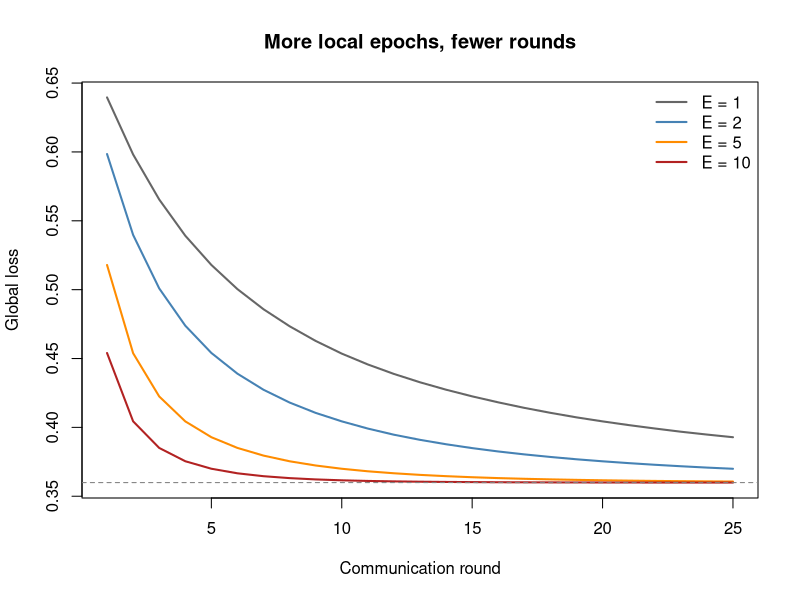

Generate this figure with R:
## ---- chunk 1
#| include: false
suppressPackageStartupMessages(library(tidyverse))
## ---- chunk 2
set.seed(1301)

sigmoid <- function(z) 1 / (1 + exp(-z))

# Negative log-likelihood (mean over rows) for logistic regression.
logistic_loss <- function(w, X, y) {
  p <- sigmoid(as.vector(X %*% w))
  eps <- 1e-12
  -mean(y * log(p + eps) + (1 - y) * log(1 - p + eps))
}

# Gradient of the mean loss with respect to w.
logistic_grad <- function(w, X, y) {
  p <- sigmoid(as.vector(X %*% w))
  as.vector(t(X) %*% (p - y)) / nrow(X)
}

# Synthetic population: d features plus an intercept column.
N <- 6000
d <- 4
X_raw <- matrix(rnorm(N * d), nrow = N, ncol = d)
X <- cbind(1, X_raw)                      # first column is the intercept
w_true <- c(-0.5, 1.5, -2.0, 0.8, 1.2)    # ground-truth coefficients
prob <- sigmoid(as.vector(X %*% w_true))
y <- rbinom(N, size = 1, prob = prob)

dim(X)
mean(y)
## ---- chunk 3
K <- 10  # number of clients

# IID: random assignment of every row to one of K clients.
iid_assignment <- sample(rep(seq_len(K), length.out = N))

# Non-IID: sort by label, then hand out contiguous blocks so label mix is skewed.
ord <- order(y)
noniid_assignment <- integer(N)
noniid_assignment[ord] <- rep(seq_len(K), length.out = N)

split_by_client <- function(assignment) {
  lapply(seq_len(K), function(k) which(assignment == k))
}

iid_clients    <- split_by_client(iid_assignment)
noniid_clients <- split_by_client(noniid_assignment)

# Confirm the label skew: fraction of positives held by each client.
iid_pos    <- sapply(iid_clients,    function(idx) mean(y[idx]))
noniid_pos <- sapply(noniid_clients, function(idx) mean(y[idx]))
round(rbind(IID = iid_pos, nonIID = noniid_pos), 3)
## ---- chunk 4
# One client's local training: E epochs of mini-batch SGD, starting from w0.
local_update <- function(w0, X, y, E, eta, batch_size) {
  w <- w0
  n <- nrow(X)
  for (epoch in seq_len(E)) {
    perm <- sample(n)
    for (start in seq(1, n, by = batch_size)) {
      idx <- perm[start:min(start + batch_size - 1, n)]
      w <- w - eta * logistic_grad(w, X[idx, , drop = FALSE], y[idx])
    }
  }
  w
}

# Full FedAvg with client sampling. Each round a fraction `frac` of the K
# clients is selected; only their data-weighted average forms the new model.
# frac = 1 means every client participates every round.
fedavg <- function(clients, X, y, rounds, E, eta, batch_size, frac = 1) {
  w_global <- rep(0, ncol(X))
  K <- length(clients)
  m <- max(1, round(frac * K))            # clients sampled per round
  loss_hist <- numeric(rounds)
  for (t in seq_len(rounds)) {
    S   <- sample(K, m)                    # this round's participants
    sub <- clients[S]
    n_k <- sapply(sub, length)
    updates <- lapply(sub, function(idx) {
      local_update(w_global, X[idx, , drop = FALSE], y[idx], E, eta, batch_size)
    })
    # Data-weighted average of the participating clients' parameter vectors.
    W <- do.call(cbind, updates)           # d x m matrix of updates
    w_global <- as.vector(W %*% (n_k / sum(n_k)))
    loss_hist[t] <- logistic_loss(w_global, X, y)
  }
  list(w = w_global, loss = loss_hist)
}

# Centralized baseline: full-batch gradient descent on the pooled data.
centralized <- function(X, y, steps, eta) {
  w <- rep(0, ncol(X))
  loss_hist <- numeric(steps)
  for (t in seq_len(steps)) {
    w <- w - eta * logistic_grad(w, X, y)
    loss_hist[t] <- logistic_loss(w, X, y)
  }
  list(w = w, loss = loss_hist)
}
## ---- chunk 5
rounds     <- 40
E          <- 3
eta        <- 0.5
batch_size <- 16
frac       <- 0.2  # fraction of clients sampled each round

fed_iid    <- fedavg(iid_clients,    X, y, rounds, E, eta, batch_size, frac)
fed_noniid <- fedavg(noniid_clients, X, y, rounds, E, eta, batch_size, frac)
cen        <- centralized(X, y, steps = rounds, eta = eta)

# The loss achievable by fitting glm on the pooled data is the practical floor.
glm_fit  <- glm(y ~ X_raw, family = binomial())
glm_loss <- logistic_loss(coef(glm_fit), X, y)

round(c(FedAvg_IID    = tail(fed_iid$loss, 1),
        FedAvg_nonIID = tail(fed_noniid$loss, 1),
        Centralized   = tail(cen$loss, 1),
        glm_optimum   = glm_loss), 4)
## ---- chunk 6
# Use a smaller learning rate and larger batches here so that a single local
# epoch is not already enough to converge; this lets the value of E show.
E_grid <- c(1, 2, 5, 10)
cols   <- c("grey40", "steelblue", "darkorange", "firebrick")
runs_E <- lapply(E_grid, function(e)
  fedavg(iid_clients, X, y, rounds = 25, E = e, eta = 0.05, batch_size = 64))

ylim2 <- range(c(sapply(runs_E, function(r) r$loss), glm_loss))
plot(seq_len(25), runs_E[[1]]$loss, type = "l", lwd = 2, col = cols[1],
     ylim = ylim2, xlab = "Communication round",
     ylab = "Global loss", main = "More local epochs, fewer rounds")
for (j in 2:length(E_grid))
  lines(seq_len(25), runs_E[[j]]$loss, lwd = 2, col = cols[j])
abline(h = glm_loss, lty = 2, col = "grey50")
legend("topright", bty = "n", legend = paste0("E = ", E_grid),
       col = cols, lwd = 2)
## ---- chunk 7
fedavg_dp <- function(clients, X, y, rounds, E, eta, batch_size,
                      clip = 1.0, noise_sd = 0.0) {
  w_global <- rep(0, ncol(X))
  n_k <- sapply(clients, length)
  loss_hist <- numeric(rounds)
  for (t in seq_len(rounds)) {
    deltas <- lapply(clients, function(idx) {
      w_k <- local_update(w_global, X[idx, , drop = FALSE], y[idx],
                          E, eta, batch_size)
      delta <- w_k - w_global                       # update direction
      norm  <- sqrt(sum(delta^2))
      delta * min(1, clip / norm)                   # clip to norm <= clip
    })
    D <- do.call(cbind, deltas)
    avg_delta <- as.vector(D %*% (n_k / sum(n_k)))
    avg_delta <- avg_delta + rnorm(length(avg_delta), sd = noise_sd)  # DP noise
    w_global  <- w_global + avg_delta
    loss_hist[t] <- logistic_loss(w_global, X, y)
  }
  list(w = w_global, loss = loss_hist)
}

dp_none <- fedavg_dp(iid_clients, X, y, rounds, E, eta, batch_size,
                     clip = 1.0, noise_sd = 0.00)
dp_lo   <- fedavg_dp(iid_clients, X, y, rounds, E, eta, batch_size,
                     clip = 1.0, noise_sd = 0.02)
dp_hi   <- fedavg_dp(iid_clients, X, y, rounds, E, eta, batch_size,
                     clip = 1.0, noise_sd = 0.08)

round(c(no_noise = tail(dp_none$loss, 1),
        low_noise = tail(dp_lo$loss, 1),
        high_noise = tail(dp_hi$loss, 1)), 4)
## ---- chunk 8
accuracy <- function(w) mean((sigmoid(as.vector(X %*% w)) > 0.5) == y)

comp <- data.frame(
  Method = c("Centralized GD", "glm (pooled optimum)",
             "FedAvg (IID)", "FedAvg (non-IID)",
             "FedAvg + DP (low noise)", "FedAvg + DP (high noise)"),
  `Final loss` = round(c(tail(cen$loss, 1), glm_loss,
                         tail(fed_iid$loss, 1), tail(fed_noniid$loss, 1),
                         tail(dp_lo$loss, 1), tail(dp_hi$loss, 1)), 4),
  Accuracy = round(c(accuracy(cen$w), accuracy(coef(glm_fit)),
                     accuracy(fed_iid$w), accuracy(fed_noniid$w),
                     accuracy(dp_lo$w), accuracy(dp_hi$w)), 4),
  check.names = FALSE
)

knitr::kable(
  comp,
  caption = "Final global loss and accuracy across training schemes on the same synthetic logistic problem. FedAvg on IID data reaches the pooled glm optimum; under client sampling, non-IID partitioning costs both loss and accuracy because the sampled clients give a biased average update; and adding differential-privacy noise to the aggregation (with full participation, to isolate the noise) trades accuracy for protection as the noise grows.",
  booktabs = TRUE
)
